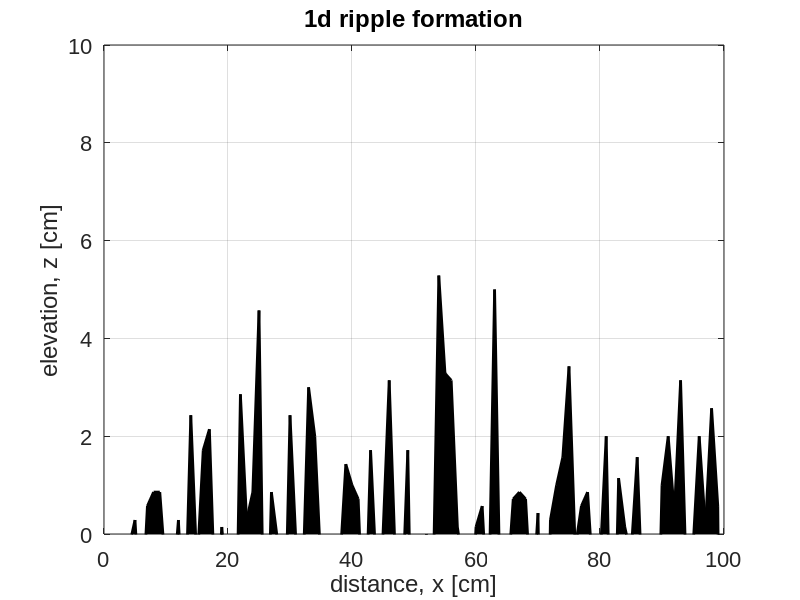

The MATLAB script that drew this image:
%% code to simmulate the ordering of sand tracjetories into ripples

clear global
clearvars
figure(1)
clf

%% parameters used

step = 200; % choose the array lengths
font = 16;  % choses font size
d = 0.001; % grain size of the sand
porosity = 0.30; % porosity of the sand

%% initialize arrays

% x array
bin = 10*d; % bin size, also known as 'dx'
x_min = 0;
x_max = 1; % meter
x = x_min:bin:x_max;

% z array
z = zeros(size(x)); % zero and linear initial topogrpahy
bins = (z*bin)/(d^2); 

% time array
dt = 0.1; 
tmax = 1000; 
t = 0:dt:tmax;

% particle trajectory
alpha = 10; % impact angle
tan_alpha = tand(alpha); % tangent of impact angle
position = ((tan_alpha)*x_max);
N = 10; % rate of the gun's firing, basically a correction variable
splash = 4; % how much splashing happens?
v_splash = 0.1;  % splash velocity? of 1/10th of a meter per second

% plotting controls
i_max = length(x);
n_plots = step; % how many plots?
t_plot = tmax/n_plots;

%% run loops
for i = 1:length(t) 
    flux=(tan_alpha*x)+rand(1)*position;
         sub=find(flux<z);
    if isempty(sub)==1
        impact = 1+floor(i_max*rand(1));
    else
        impact = sub(1); 
    end    
    bins(impact) = bins(impact)-splash;
       bins(max(1,mod(impact+splash,i_max)))=bins(max(1,mod(impact+splash,i_max)))+splash; 
    z = N*bins*(d^2)/(4*(1-porosity)*bin); % update z
        z(1) = z(end); % fixes the B.C.
if  (rem(t(i),t_plot)==0)
        figure(1)
        fill(x*100,z*100,'k','linewidth',2); % plot topography
        axis([0 x_max*100 0 10])
        grid on
        xlabel('distance, x [cm]','fontsize',font,'fontname','arial')
        ylabel('elevation, z [cm]','fontsize',font,'fontname','arial')
        set(gca,'fontsize',font,'fontname','arial')
        title('1d ripple formation')
        drawnow
        pause(0.01)
        
end

end
